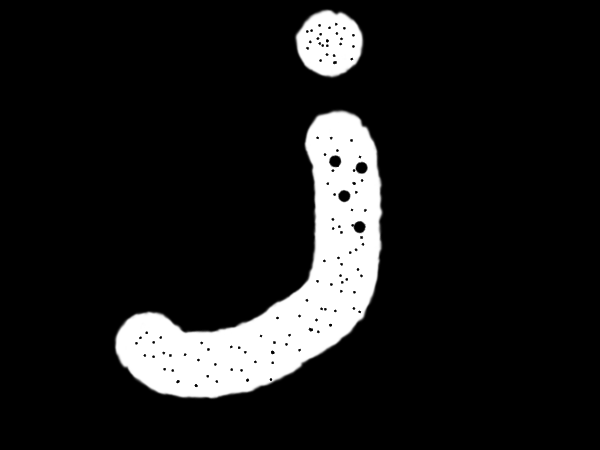
#> input picture data/closing.bmp, 600 x 450 px
$ python close1.py
#> lines starting #> are read from the running program, lines starting #| are printed output that depends on the picture
# _*_ coding: utf-8 _*_

"""
  @Time    : 2023.09.12 10:07
  @File    : close1.py
  @Project : opencv_tutorial
  @Author  : Saitama
  @IDE     : PyCharm
  @Desc    : 图像形态学运算 - 闭运算 - 先膨胀再腐蚀
"""

import cv2 as cv
import numpy as np

img1 = cv.imread("../../data/closing.bmp")
#> img1 is the input picture: shape (450, 600, 3); min 0, max 255, mean 28.3
img2 = cv.imread("../../data/closing2.bmp")
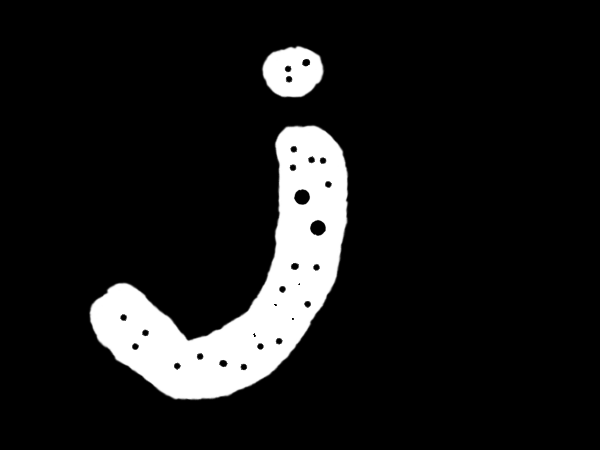
#> input picture data/closing2.bmp, 600 x 450 px
#> img2 is the input picture: shape (450, 600, 3); min 0, max 255, mean 26.1

k = np.ones((10, 10), np.uint8)

r1 = cv.morphologyEx(img1, op=cv.MORPH_CLOSE, kernel=k)
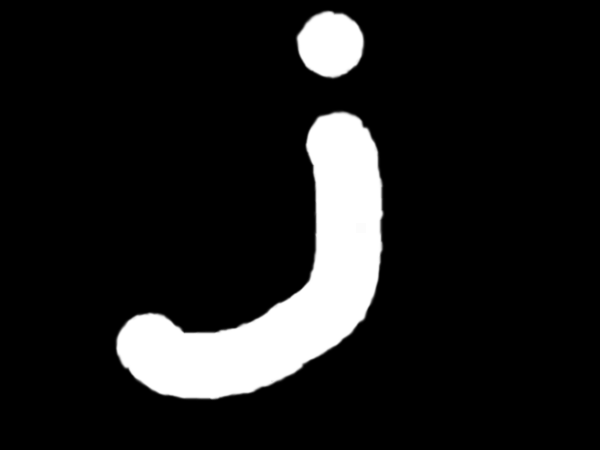
#> r1: shape (450, 600, 3); min 0, max 255, mean 29.3
r2 = cv.morphologyEx(img2, op=cv.MORPH_CLOSE, kernel=k)

cv.imshow("img1", img1)
cv.imshow("img2", img2)
cv.imshow("rst1", r1)
cv.imshow("rst2", r2)

cv.waitKey()
cv.destroyAllWindows()
